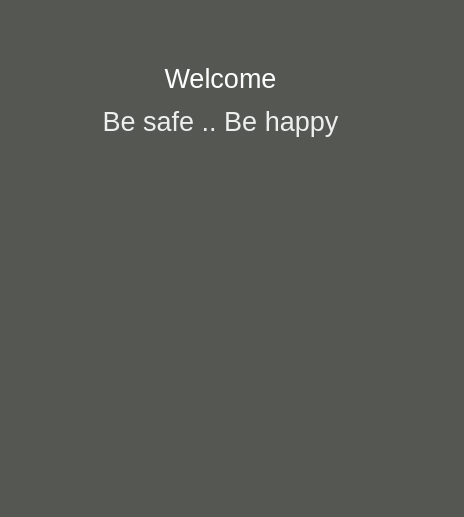
<?xml version="1.0" encoding="UTF-8"?>
<ui version="4.0">
 <class>MainWindow</class>
 <widget class="QMainWindow" name="MainWindow">
  <property name="geometry">
   <rect>
    <x>0</x>
    <y>0</y>
    <width>464</width>
    <height>517</height>
   </rect>
  </property>
  <property name="windowTitle">
   <string>MainWindow</string>
  </property>
  <property name="styleSheet">
   <string notr="true">background-color: rgb(85, 87, 83);</string>
  </property>
  <widget class="QWidget" name="centralwidget">
   <widget class="QLabel" name="label">
    <property name="geometry">
     <rect>
      <x>20</x>
      <y>50</y>
      <width>401</width>
      <height>101</height>
     </rect>
    </property>
    <property name="styleSheet">
     <string notr="true">font: 57 11pt &quot;Ubuntu&quot;;</string>
    </property>
    <property name="text">
     <string>&lt;html&gt;&lt;head/&gt;&lt;body&gt;&lt;p align=&quot;center&quot;&gt;&lt;span style=&quot; font-size:20pt; color:#ffffff;&quot;&gt;Welcome&lt;/span&gt;&lt;/p&gt;&lt;p align=&quot;center&quot;&gt;&lt;span style=&quot; font-size:20pt; color:#eeeeec;&quot;&gt;Be safe .. Be happy&lt;/span&gt;&lt;/p&gt;&lt;/body&gt;&lt;/html&gt;</string>
    </property>
   </widget>
   <widget class="QLabel" name="label_3">
    <property name="geometry">
     <rect>
      <x>20</x>
      <y>260</y>
      <width>211</width>
      <height>191</height>
     </rect>
    </property>
    <property name="styleSheet">
     <string notr="true">image: url(:/phone/icon-smile.png);</string>
    </property>
    <property name="text">
     <string/>
    </property>
   </widget>
   <widget class="QLabel" name="label_4">
    <property name="geometry">
     <rect>
      <x>240</x>
      <y>260</y>
      <width>211</width>
      <height>191</height>
     </rect>
    </property>
    <property name="styleSheet">
     <string notr="true">image: url(:/phone/icon-smile.png);</string>
    </property>
    <property name="text">
     <string/>
    </property>
   </widget>
   <widget class="QLabel" name="label_2">
    <property name="geometry">
     <rect>
      <x>20</x>
      <y>170</y>
      <width>411</width>
      <height>81</height>
     </rect>
    </property>
    <property name="styleSheet">
     <string notr="true">font: 57 11pt &quot;Ubuntu&quot;;</string>
    </property>
    <property name="text">
     <string/>
    </property>
   </widget>
  </widget>
  <widget class="QStatusBar" name="statusbar"/>
 </widget>
 <resources/>
 <connections/>
</ui>
